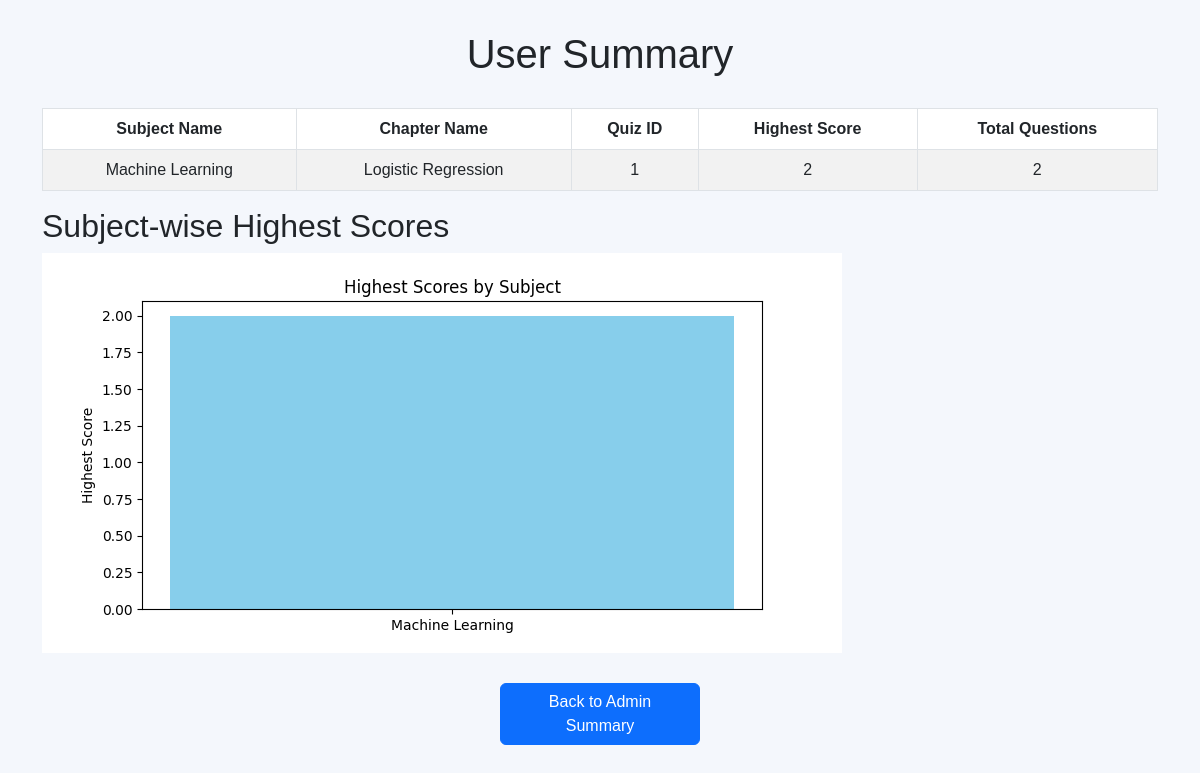
Screenshot of /user_summary/1 with the database file from the repository.
### models/models.py (models this page shows, shortened)
class Scores(db.Model):
    id=db.Column(db.Integer, primary_key=True)
    quiz_id=db.Column(db.Integer, db.ForeignKey('quiz.id'), nullable=False)
    user_id=db.Column(db.Integer, db.ForeignKey('user.id'), nullable=False)
    time_stamp_of_attempt=db.Column(db.DateTime, nullable=False)
    total_scored=db.Column(db.Integer, nullable=False)

class Subject(db.Model):
    id=db.Column(db.Integer, primary_key=True)
    name=db.Column(db.String(100), unique=True, nullable=False)
    description=db.Column(db.Text)
    chapters=db.relationship('Chapter', backref='subject', lazy=True)

class Chapter(db.Model):
    id=db.Column(db.Integer, primary_key=True)
    name=db.Column(db.String(100), nullable=False)
    description=db.Column(db.Text)
    subject_id=db.Column(db.Integer, db.ForeignKey('subject.id'), nullable=False)
    quizzes=db.relationship('Quiz', backref='chapter', lazy=True)

class Quiz(db.Model):
    id=db.Column(db.Integer, primary_key=True)
    chapter_id=db.Column(db.Integer, db.ForeignKey('chapter.id'), nullable=False)
    date_of_quiz=db.Column(db.Date)
    time_duration=db.Column(db.String(10))
    remarks=db.Column(db.Text)
    questions=db.relationship('Questions', backref='quiz', lazy=True)
    scores=db.relationship('Scores', backref='quiz', lazy=True)
    def get_subject_name(self):
        return self.chapter.subject.name
    def get_chapter_name(self):
        return self.chapter.name
    def num_questions(self):
        return len(self.questions)

### app.py (the view)
@app.route('/user_summary/<int:user_id>')
def user_summary(user_id):
    quiz_scores = get_quiz_scores(user_id)
    chart_image = generate_chart_images(user_id)
    return render_template('user_summary.html', quiz_scores=quiz_scores, chart_image=chart_image)

### app.py (called while the page is built)
def generate_chart_images(user_id):
    quiz_scores = get_quiz_scores(user_id)
    subject_scores = {}
    for score in quiz_scores:
        subject = score['subject_name']
        highest_score = score['highest_score']
        if subject not in subject_scores:
            subject_scores[subject] = []
        subject_scores[subject].append(highest_score)
    subjects = list(subject_scores.keys())
    highest_scores = [max(scores) for scores in subject_scores.values()]
    plt.figure(figsize=(8, 4))
    plt.bar(subjects, highest_scores, color='skyblue')
    plt.xlabel('')
    plt.ylabel('Highest Score')
    plt.title('Highest Scores by Subject')
    img_stream = io.BytesIO()
    plt.savefig(img_stream, format='png')
    img_stream.seek(0)
    img_base64 = base64.b64encode(img_stream.read()).decode('utf-8')
    return img_base64

### templates/user_summary.html (shortened to what this page needs)
<!DOCTYPE html>
<html lang="en">
<head>
    <link href="https://cdn.jsdelivr.net/npm/bootstrap@5.3.0-alpha1/dist/css/bootstrap.min.css" rel="stylesheet" />
    <link rel="stylesheet" href="{{ url_for('static', filename='css/user_summary.css') }}">
</head>
<body>
<div class="container">
    <h1>User Summary</h1>
    <table class="table table-striped table-bordered">
        <thead>
            <tr>
                <th>Subject Name</th>
                <th>Chapter Name</th>
                <th>Quiz ID</th>
                <th>Highest Score</th>
                <th>Total Questions</th>
            </tr>
        </thead>
        <tbody>
            {% for quiz in quiz_scores %}
            <tr>
                <td>{{ quiz.subject_name }}</td>
                <td>{{ quiz.chapter_name }}</td>
                <td>{{ quiz.quiz_id }}</td>
                <td>{{ quiz.highest_score }}</td>
                <td>{{ quiz.total_questions }}</td>
            </tr>
            {% endfor %}
        </tbody>
    </table>
    <h2>Subject-wise Highest Scores</h2>
    <img alt="Highest Scores Chart" class="img-fluid">
    {% if request.referrer and 'user_dashboard' in request.referrer %}
    <a href="{{ url_for('user_dashboard') }}" class="btn btn-primary btn-back">Back to User Dashboard</a>
    {% else %}
    <a href="{{ url_for('summary') }}" class="btn btn-primary btn-back">Back to Admin Summary</a>
    {% endif %}
</div>
</body>
</html>

### static/css/user_summary.css (style rules this page uses)
body { background-color: #f4f7fc; font-family: Arial, sans-serif; }
.container { margin-top: 30px; }
.table th, .table td { text-align: center; }
h1 { text-align: center; margin-bottom: 30px; }
.btn-back { display: block; margin: 30px auto; width: 200px; }

### rows the page displays
Scores: subject_name "Machine Learning", chapter_name "Logistic Regression", quiz_id "1", highest_score "2", total_questions "2"
